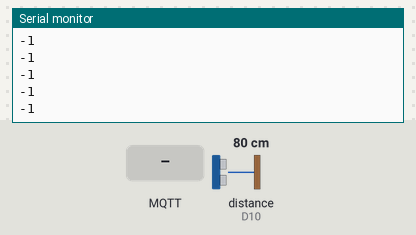
A sketch run on a simulated Arduino Nano 33 IoT. Shown: the last lines printed to the serial monitor. Wiring (inferred from the names in the program): ultrasonic range finder: trigger D9; echo D10. The inputs (shaded band) are chosen by the test bench; at power-on: distance to the obstacle (sensor on D10) 80 cm. The echo pulse lasts 58.3 µs per cm; WiFi joins after 1.5 s; servers stay silent unless stated; no MQTT or app messages arrive unless stated.

Above: at 2.7 s.
2.8 s: MQTT message "1" arrives on the first subscribed topic
At 3.05 s:
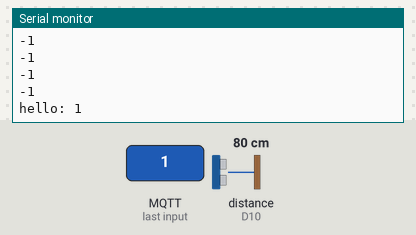
4.3 s: MQTT message "on" arrives on the first subscribed topic
At 4.58 s:
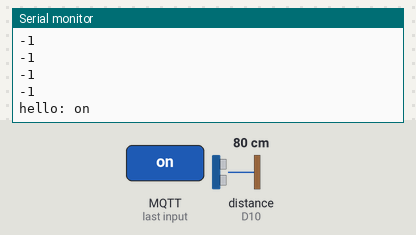
5.9 s: MQTT message "off" arrives on the first subscribed topic
At 6.11 s:
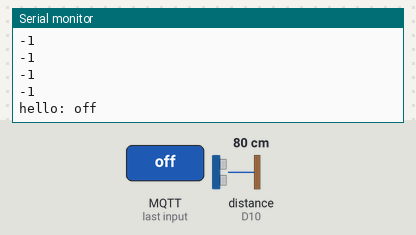
7.4 s: distance to the obstacle (sensor on D10) set to 2 cm
At 7.62 s:
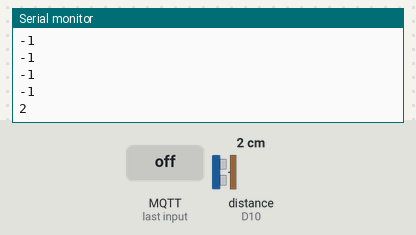
8.9 s: distance to the obstacle (sensor on D10) set to 4 cm
At 9.13 s:
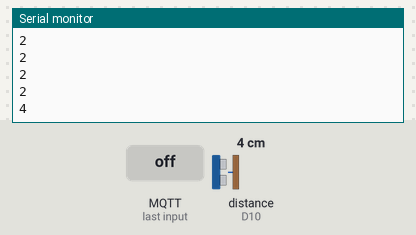
Timing chart, 0 to 11.4 s (numbered marks = the images above; inputs shaded):
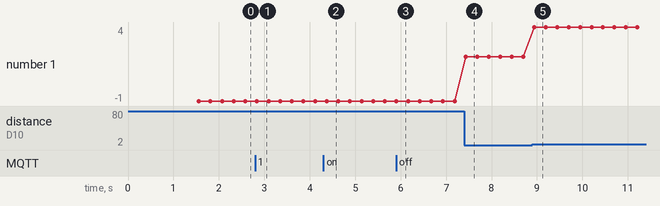

Measured:
- after the input at 2.8 s, the serial monitor: prints a new line after 0.09 s (image 1)
- after the input at 4.3 s, the serial monitor: prints a new line after 0.12 s (image 2)
- after the input at 5.9 s, the serial monitor: prints a new line after 0.06 s (image 3)
- after the input at 7.4 s, the serial monitor: prints a new line at once (image 4)
- after the input at 8.9 s, the serial monitor: prints a new line at once (image 5)
- plotted number 1: -1 → 2 after the input at 7.4 s, 2 → 4 after the input at 8.9 s

The sketch:

mqtt_ultrasonic.ino
```cpp
//libraries
#include <WiFiNINA.h>
#include <MQTT.h>
#include "Arduino_LSM6DS3.h"

char ssid[] = "0F620A";
char pass[] = "l56mq35itl";

// set up pin numbers for echo pin and trigger pins:
const int trigPin = 9;
const int echoPin = 10;
const int LEDPin = 13;

int maximumRange = 30;
int minimumRange = 0;
long duration, distance;

WiFiClient net;
MQTTClient client;

unsigned long lastMillis = 0;

void connect() {
  Serial.print("checking wifi...");
  while (WiFi.status() != WL_CONNECTED) {
    Serial.print(".");
    Serial.print(WiFi.status());
    delay(1000);
  }

  Serial.print("\nconnecting...");
  while (!client.connect("arduino", "public", "public")) {
    Serial.print("/");
    delay(1000);
  }

  Serial.println("\nconnected!");

  client.subscribe("hello");
}

void messageReceived(String &topic, String &payload) {
  Serial.println(topic + ": " + payload);
}

void setup() {
  // set the modes for the trigger pin and echo pin:
  pinMode(trigPin, OUTPUT);
  pinMode(echoPin, INPUT);
  // initialize serial communication:
  Serial.begin(9600);


   // start the IMU:
  if (!IMU.begin()) {
    Serial.println("Failed to initialize IMU");
    // stop here if you can't access the IMU:
    while (true);
  }

  // start wifi and mqtt
  WiFi.begin(ssid, pass);
  client.begin("192.168.0.29", net);
  client.onMessage(messageReceived);

  connect();
}

void loop() {
  // take the trigger pin low to start a pulse:
  digitalWrite(trigPin, LOW);
  // delay 2 microseconds:
  delayMicroseconds(2);
  // take the trigger pin high:
  digitalWrite(trigPin, HIGH);
  // delay 10 microseconds:
  delayMicroseconds(10);
  // take the trigger pin low again to complete the pulse:
  digitalWrite(trigPin, LOW);

  // listen for a pulse on the echo pin:
 duration = pulseIn(echoPin, HIGH);
  // calculate the distance in cm.
  //Sound travels approx.0.0343 microseconds per cm.,
  // and it's going to the target and back (hence the /2):
 distance = duration / 58.2;

if (distance >= maximumRange || distance <= minimumRange) {
  Serial.println("-1");
  digitalWrite(LEDPin, HIGH);
} else {
  Serial.println(distance);
  digitalWrite(LEDPin, LOW);
}
delay(50);


client.loop();
  delay(200);

  // check if connected
  if (!client.connected()) {
    connect();
  }

  String message = String (distance);
  client.publish("/distance", message);
}
```
